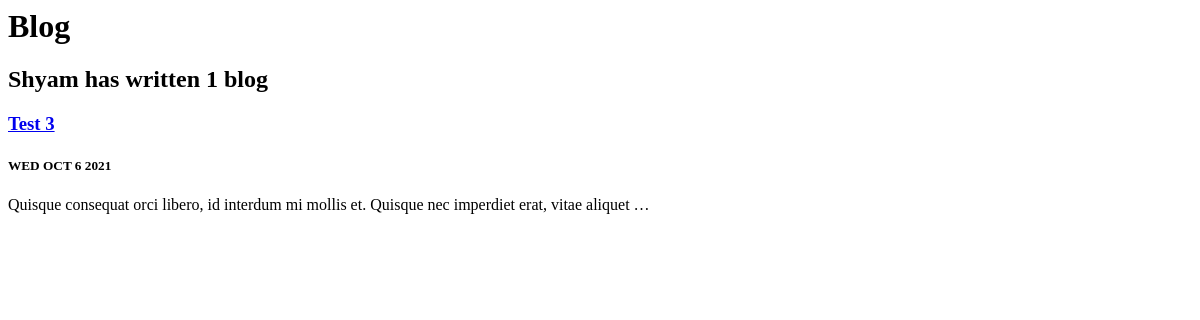
/blog/, run on an earlier commit of the app's database.
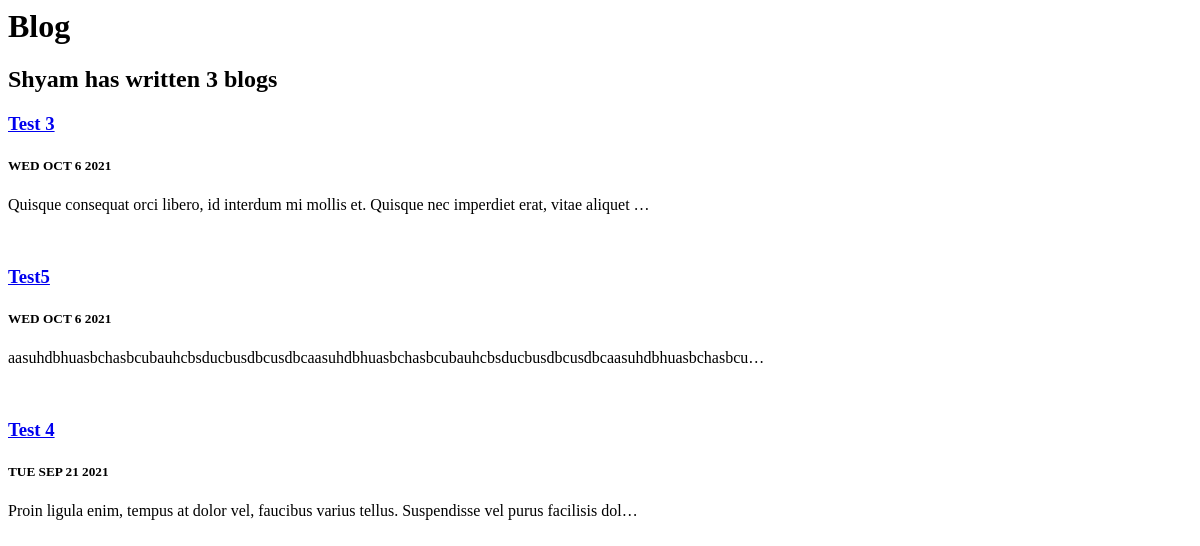
And on a later commit of the database.
### blog/models.py (models this page shows)
class Blog(models.Model):
	title = models.CharField(max_length=200)
	content = models.TextField()
	date = models.DateField()

### blog/views.py (the view)
# urls.py: path('', views.all_blogs, name='all_blogs'),
def all_blogs(request):
	blogs = Blog.objects.order_by('-date')
	return render(request, 'blog/all_blogs.html', { 'blogs': blogs })

### blog/templates/blog/all_blogs.html (shortened to what this page needs)
<h1>Blog</h1>
<h2>Shyam has written {{ blogs.count }} blog{{ blogs.count|pluralize }}</h2>
{% for blog in blogs %}
<a href="{% url 'blog:detail' blog.id %}"><h3>{{ blog.title}}</h3></a>
<h5>{{ blog.date|date:'D M j Y'|upper }}</h5>
<p>{{ blog.content|striptags|truncatechars:100 }}</p>
{% endfor %}

What changed in the data, as far as the page shows it:
added Blog: title "Test5", date "WED OCT 6 2021", content "aasuhdbhuasbchasbcubauhcbsducbusdbcusdbcaasuhdbhuasbchasbcubauhcbsducbusdbcusdbcaasuhdbhuasbchasbcu…"
added Blog: title "Test 4", date "TUE SEP 21 2021", content "Proin ligula enim, tempus at dolor vel, faucibus varius tellus. Suspendisse vel purus facilisis dol…"
Also different on the page:
{{ blogs.count }}: "1" → "3"
